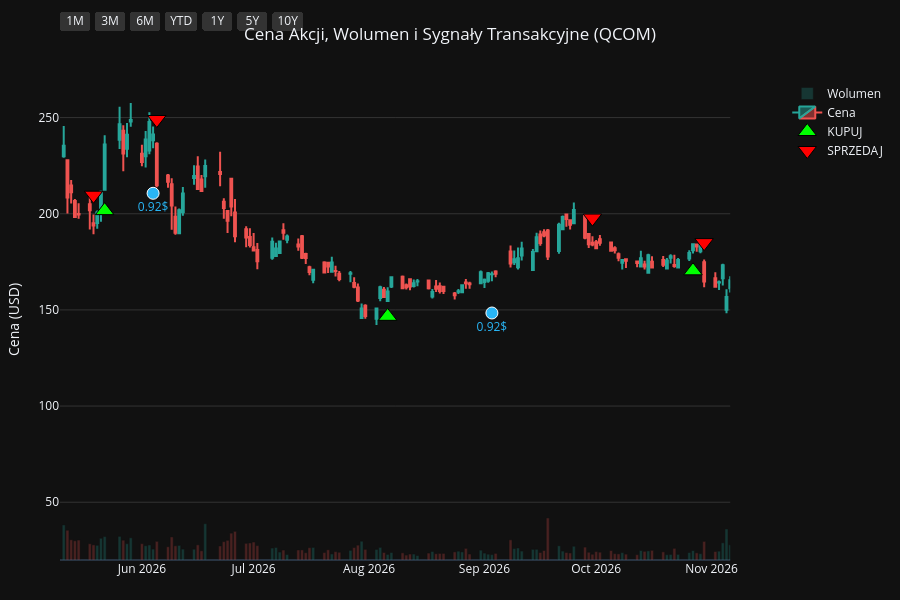
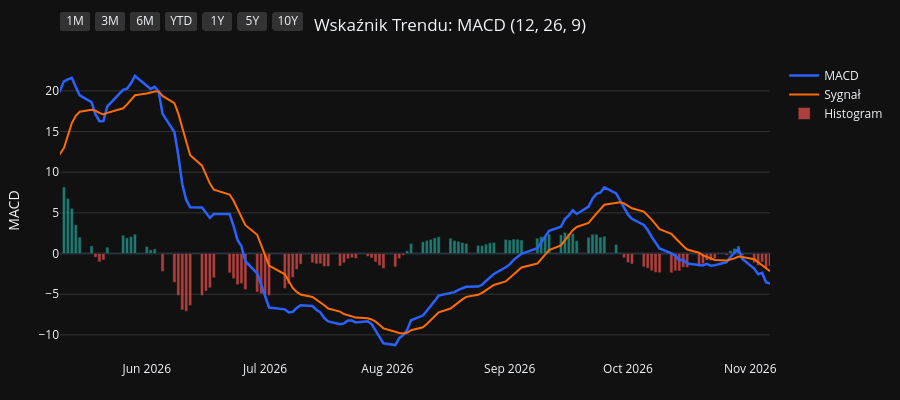
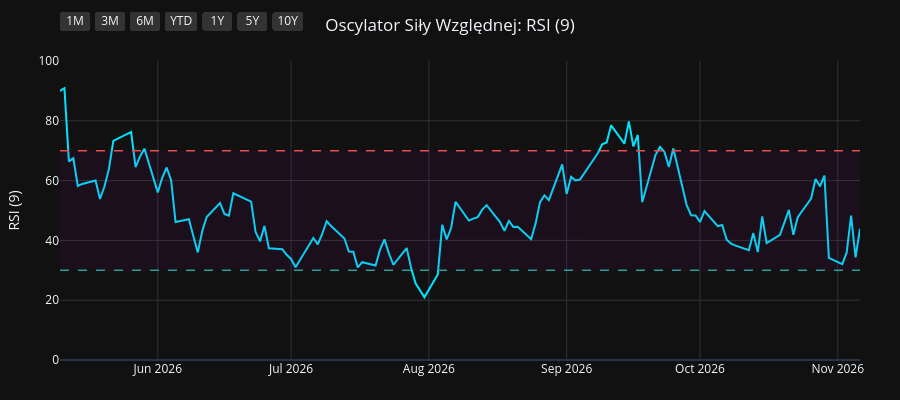
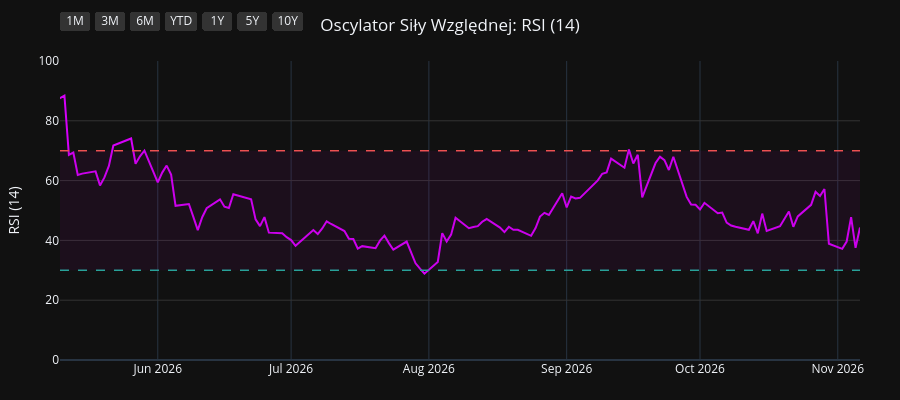

The notebook cell saved with these charts, in order:
### Code cell
import os
import yfinance as yf
import pandas as pd
import pandas_ta as ta
import plotly.graph_objects as go
from plotly.subplots import make_subplots

# 1. Pobranie i przygotowanie danych
symbol = os.environ.get("STOCK_TICKER", "").strip().upper()
if not symbol:
    raise RuntimeError("Set STOCK_TICKER before running price_extractor.ipynb")
df = yf.Ticker(symbol).history(period="10y")
df.index = df.index.tz_localize(None)

# Wskaźniki i sygnały
df.ta.macd(fast=12, slow=26, signal=9, append=True)
df.ta.rsi(length=9, append=True)
df.ta.rsi(length=14, append=True)
df.ta.rsi(length=21, append=True)
df.dropna(inplace=True)

macd = df['MACD_12_26_9']
signal = df['MACDs_12_26_9']
wczorajszy_macd = macd.shift(1)
wczorajszy_signal = signal.shift(1)

df['Decyzja'] = 'BRAK'
df.loc[(macd > signal) & (wczorajszy_macd <= wczorajszy_signal), 'Decyzja'] = 'KUPUJ'
df.loc[(macd < signal) & (wczorajszy_macd >= wczorajszy_signal), 'Decyzja'] = 'SPRZEDAJ'

df_kupuj = df[df['Decyzja'] == 'KUPUJ']
df_sprzedaj = df[df['Decyzja'] == 'SPRZEDAJ']
df_dywidendy = df[df['Dividends'] > 0]
df_splity = df[df['Stock Splits'] > 0]

# Wspólna konfiguracja osi X
konfiguracja_osi_x = dict(
    type="date",
    showspikes=True, spikemode="across", spikesnap="cursor", spikedash="dot", spikecolor="#ffffff", spikethickness=1, hoverformat="%Y-%m-%d",
    rangeselector=dict(
        buttons=list([
            dict(count=1, label="1M", step="month", stepmode="backward"),
            dict(count=3, label="3M", step="month", stepmode="backward"),
            dict(count=6, label="6M", step="month", stepmode="backward"),
            dict(count=1, label="YTD", step="year", stepmode="todate"),
            dict(count=1, label="1Y", step="year", stepmode="backward"),
            dict(count=5, label="5Y", step="year", stepmode="backward"),
            dict(step="all", label="10Y")
        ]),
        bgcolor="#333333", activecolor="#2962ff", x=0, y=1.1
    )
)

# ==========================================
# WYKRES 1: CENA + WOLUMEN + SYGNAŁY
# ==========================================
fig1 = make_subplots(specs=[[{"secondary_y": True}]])

kolory_wolumenu = ['#26a69a' if row['Close'] >= row['Open'] else '#ef5350' for index, row in df.iterrows()]
fig1.add_trace(go.Bar(x=df.index, y=df['Volume'], marker_color=kolory_wolumenu, opacity=0.25, name='Wolumen'), secondary_y=True)
fig1.add_trace(go.Candlestick(x=df.index, open=df['Open'], high=df['High'], low=df['Low'], close=df['Close'], name='Cena', increasing_line_color='#26a69a', decreasing_line_color='#ef5350'), secondary_y=False)
fig1.add_trace(go.Scatter(x=df_kupuj.index, y=df_kupuj['Low'] * 0.95, customdata=df_kupuj[['Low', 'High']], mode='markers', marker=dict(symbol='triangle-up', size=16, color='#00ff00', line=dict(width=1, color='black')), name='KUPUJ', hovertemplate='KUPUJ<br>Najniższa: %{customdata[0]:.2f}<br>Najwyższa: %{customdata[1]:.2f}<extra></extra>'), secondary_y=False)
fig1.add_trace(go.Scatter(x=df_sprzedaj.index, y=df_sprzedaj['High'] * 1.05, customdata=df_sprzedaj[['Low', 'High']], mode='markers', marker=dict(symbol='triangle-down', size=16, color='#ff0000', line=dict(width=1, color='black')), name='SPRZEDAJ', hovertemplate='SPRZEDAJ<br>Najniższa: %{customdata[0]:.2f}<br>Najwyższa: %{customdata[1]:.2f}<extra></extra>'), secondary_y=False)

if not df_dywidendy.empty:
    fig1.add_trace(go.Scatter(x=df_dywidendy.index, y=df_dywidendy['Low'] * 0.90, mode='markers+text', marker=dict(symbol='circle', size=12, color='#29b6f6', line=dict(width=1, color='white')), text=df_dywidendy['Dividends'].apply(lambda x: f"{x}$"), textposition="bottom center", name='Dywidenda', showlegend=False, hovertemplate='Dywidenda: %{text}<extra></extra>', textfont=dict(color="#29b6f6")), secondary_y=False)
if not df_splity.empty:
                    fig1.add_trace(go.Scatter(x=df_splity.index, y=df_splity['High'], mode='markers+text', marker=dict(symbol='star', size=16, color='#ffee58', line=dict(width=1, color='black')), text=df_splity['Stock Splits'].apply(lambda x: f"{x:g}:1" if x >= 1 else f"1:{1 / x:g}"), textposition="top center", name='Split', hovertemplate='%{text}<extra></extra>', textfont=dict(color="#ffee58")), secondary_y=False)

fig1.update_layout(title=dict(text=f"Cena Akcji, Wolumen i Sygnały Transakcyjne ({symbol})", x=0.5, xanchor='center'), dragmode='pan', xaxis_rangeslider_visible=False, template='plotly_dark', height=600, hovermode='x unified', margin=dict(l=60, r=40, t=60, b=40))
fig1.update_xaxes(**konfiguracja_osi_x)
fig1.update_xaxes(range=[df.index.max() - pd.Timedelta(days=180), df.index.max()])
fig1.update_yaxes(title_text="Cena (USD)", secondary_y=False, gridcolor='#333333')
fig1.update_yaxes(range=[0, df['Volume'].max() * 4], showgrid=False, showticklabels=False, secondary_y=True)
fig1.show(config={'scrollZoom': True})

# ==========================================
# WYKRES 2: WSKAŹNIK MACD
# ==========================================
fig2 = go.Figure()
fig2.add_trace(go.Scatter(x=df.index, y=df['MACD_12_26_9'], line=dict(color='#2962ff', width=2.5), name='MACD'))
fig2.add_trace(go.Scatter(x=df.index, y=df['MACDs_12_26_9'], line=dict(color='#ff6d00', width=2), name='Sygnał'))
kolory_macd = ['#26a69a' if val >= 0 else '#ef5350' for val in df['MACDh_12_26_9']]
fig2.add_trace(go.Bar(x=df.index, y=df['MACDh_12_26_9'], marker_color=kolory_macd, name='Histogram', opacity=0.7))
fig2.update_layout(title=dict(text="Wskaźnik Trendu: MACD (12, 26, 9)", x=0.5, xanchor='center'), dragmode='pan', xaxis_rangeslider_visible=False, template='plotly_dark', height=400, hovermode='x unified', margin=dict(l=60, r=40, t=60, b=40))
fig2.update_xaxes(**konfiguracja_osi_x)
fig2.update_xaxes(range=[df.index.max() - pd.Timedelta(days=180), df.index.max()])
fig2.update_yaxes(title_text="MACD", gridcolor='#333333')
fig2.show(config={'scrollZoom': True})

# ==========================================
# WYKRES 3: OSCYLATOR RSI (9)
# ==========================================
fig3 = go.Figure()
fig3.add_trace(go.Scatter(x=df.index, y=df['RSI_9'], line=dict(color='#00e5ff', width=2), name='RSI (9)'))
fig3.add_hline(y=70, line_dash="dash", line_color="#ef5350", line_width=1.5)
fig3.add_hline(y=30, line_dash="dash", line_color="#26a69a", line_width=1.5)
fig3.add_hrect(y0=30, y1=70, line_width=0, fillcolor="purple", opacity=0.1)
fig3.update_layout(title=dict(text="Oscylator Siły Względnej: RSI (9)", x=0.5, xanchor='center'), dragmode='pan', xaxis_rangeslider_visible=False, template='plotly_dark', height=400, hovermode='x unified', margin=dict(l=60, r=40, t=60, b=40))
fig3.update_xaxes(**konfiguracja_osi_x)
fig3.update_xaxes(range=[df.index.max() - pd.Timedelta(days=180), df.index.max()])
fig3.update_yaxes(title_text="RSI (9)", range=[0, 100], gridcolor='#333333')
fig3.show(config={'scrollZoom': True})

# ==========================================
# WYKRES 4: OSCYLATOR RSI (14)
# ==========================================
fig4 = go.Figure()
fig4.add_trace(go.Scatter(x=df.index, y=df['RSI_14'], line=dict(color='#d500f9', width=2), name='RSI (14)'))
fig4.add_hline(y=70, line_dash="dash", line_color="#ef5350", line_width=1.5)
fig4.add_hline(y=30, line_dash="dash", line_color="#26a69a", line_width=1.5)
fig4.add_hrect(y0=30, y1=70, line_width=0, fillcolor="purple", opacity=0.1)
fig4.update_layout(title=dict(text="Oscylator Siły Względnej: RSI (14)", x=0.5, xanchor='center'), dragmode='pan', xaxis_rangeslider_visible=False, template='plotly_dark', height=400, hovermode='x unified', margin=dict(l=60, r=40, t=60, b=40))
fig4.update_xaxes(**konfiguracja_osi_x)
fig4.update_xaxes(range=[df.index.max() - pd.Timedelta(days=180), df.index.max()])
fig4.update_yaxes(title_text="RSI (14)", range=[0, 100], gridcolor='#333333')
fig4.show(config={'scrollZoom': True})

# ==========================================
# WYKRES 5: OSCYLATOR RSI (21)
# ==========================================
fig5 = go.Figure()
fig5.add_trace(go.Scatter(x=df.index, y=df['RSI_21'], line=dict(color='#64dd17', width=2), name='RSI (21)'))
fig5.add_hline(y=70, line_dash="dash", line_color="#ef5350", line_width=1.5)
fig5.add_hline(y=30, line_dash="dash", line_color="#26a69a", line_width=1.5)
fig5.add_hrect(y0=30, y1=70, line_width=0, fillcolor="purple", opacity=0.1)
fig5.update_layout(title=dict(text="Oscylator Siły Względnej: RSI (21)", x=0.5, xanchor='center'), dragmode='pan', xaxis_rangeslider_visible=False, template='plotly_dark', height=400, hovermode='x unified', margin=dict(l=60, r=40, t=60, b=40))
fig5.update_xaxes(**konfiguracja_osi_x)
fig5.update_xaxes(range=[df.index.max() - pd.Timedelta(days=180), df.index.max()])
fig5.update_yaxes(title_text="RSI (21)", range=[0, 100], gridcolor='#333333')
fig5.show(config={'scrollZoom': True})

### Figure 1 — Plotly figure (JSON) as saved in the notebook; plotly's stock layout.template omitted (floating-point values rounded to 4 significant figures; data arrays with more than 128 entries replaced by an {"elided": "..."} marker saying what was removed)
{"data": [{"marker": {"color": {"elided": "2478 str values"}}, "name": "Wolumen", "opacity": 0.25, "type": "bar", "x": {"elided": "2478 str values"}, "xaxis": "x", "y": {"elided": "2478 int values"}, "yaxis": "y2"}, {"close": {"elided": "2478 float values"}, "decreasing": {"line": {"color": "#ef5350"}}, "high": {"elided": "2478 float values"}, "increasing": {"line": {"color": "#26a69a"}}, "low": {"elided": "2478 float values"}, "name": "Cena", "open": {"elided": "2478 float values"}, "type": "candlestick", "x": {"elided": "2478 str values"}, "xaxis": "x", "yaxis": "y"}, {"customdata": {"elided": "93x2 float values"}, "hovertemplate": "KUPUJ<br>Najniższa: %{customdata[0]:.2f}<br>Najwyższa: %{customdata[1]:.2f}<extra></extra>", "marker": {"color": "#00ff00", "line": {"color": "black", "width": 1}, "size": 16, "symbol": "triangle-up"}, "mode": "markers", "name": "KUPUJ", "type": "scatter", "x": ["2017-01-13T00:00:00", "2017-02-10T00:00:00", "2017-04-28T00:00:00", "2017-07-13T00:00:00", "2017-08-11T00:00:00", "2017-09-13T00:00:00", "2017-10-24T00:00:00", "2017-11-02T00:00:00", "2018-01-05T00:00:00", "2018-01-16T00:00:00", "2018-02-27T00:00:00", "2018-04-10T00:00:00", "2018-05-01T00:00:00", "2018-07-10T00:00:00", "2018-08-28T00:00:00", "2018-11-05T00:00:00", "2018-11-26T00:00:00", "2018-12-27T00:00:00", "2019-02-08T00:00:00", "2019-04-02T00:00:00", "2019-04-16T00:00:00", "2019-06-11T00:00:00", "2019-08-16T00:00:00", "2019-10-15T00:00:00", "2019-12-12T00:00:00", "2020-01-10T00:00:00", "2020-02-12T00:00:00", "2020-02-19T00:00:00", "2020-03-26T00:00:00", "2020-06-02T00:00:00", "2020-07-08T00:00:00", "2020-07-30T00:00:00", "2020-09-01T00:00:00", "2020-09-30T00:00:00", "2020-11-05T00:00:00", "2020-12-04T00:00:00", "2021-01-07T00:00:00", "2021-03-15T00:00:00", "2021-04-26T00:00:00", "2021-05-24T00:00:00", "2021-07-23T00:00:00", "2021-07-29T00:00:00", "2021-09-01T00:00:00", "2021-10-14T00:00:00", "2022-02-02T00:00:00", "2022-02-28T00:00:00", "2022-03-02T00:00:00", "2022-03-21T00:00:00", "2022-04-20T00:00:00", "2022-04-25T00:00:00", "2022-04-27T00:00:00", "2022-05-17T00:00:00", "2022-05-26T00:00:00", "2022-06-29T00:00:00", "2022-10-04T00:00:00", "2022-10-19T00:00:00", "2022-11-10T00:00:00", "2023-01-06T00:00:00", "2023-03-20T00:00:00", "2023-05-19T00:00:00", "2023-07-13T00:00:00", "2023-08-29T00:00:00", "2023-09-12T00:00:00", "2023-09-28T00:00:00", "2023-11-01T00:00:00", "2023-12-11T00:00:00", "2024-01-19T00:00:00", "2024-02-12T00:00:00", "2024-05-02T00:00:00", "2024-06-05T00:00:00", "2024-06-17T00:00:00", "2024-08-13T00:00:00", "2024-09-11T00:00:00", "2024-10-29T00:00:00", "2024-11-07T00:00:00", "2024-12-02T00:00:00", "2024-12-24T00:00:00", "2025-01-03T00:00:00", "2025-03-18T00:00:00", "2025-04-21T00:00:00", "2025-06-09T00:00:00", "2025-06-26T00:00:00", "2025-07-28T00:00:00", "2025-08-13T00:00:00", "2025-10-22T00:00:00", "2025-12-03T00:00:00", "2026-01-06T00:00:00", "2026-02-17T00:00:00", "2026-03-20T00:00:00", "2026-03-24T00:00:00", "2026-05-22T00:00:00", "2026-08-06T00:00:00", "2026-10-27T00:00:00"], "xaxis": "x", "y": [48.36, 38.69, 37.66, 41.85, 38.96, 38.21, 40.23, 40.38, 49.76, 50.16, 50.58, 41.54, 38.34, 44.86, 52.58, 48.95, 43.11, 43.25, 39.41, 46.06, 45.77, 56.65, 57.83, 61.99, 70.73, 73.59, 74.76, 72.6, 52.21, 65.96, 76.81, 83.76, 99.41, 97.78, 118.6, 126.0, 127.9, 109.0, 114.0, 110.8, 120.5, 124.2, 124.6, 107.4, 154.2, 143.9, 141.2, 131.3, 120.3, 112.4, 112.2, 117.4, 111.5, 109.6, 104.5, 96.16, 99.44, 96.16, 105.3, 92.77, 106.1, 97.84, 97.63, 97.34, 96.91, 120.3, 131.7, 134.8, 158.1, 186.0, 193.2, 147.8, 144.9, 155.9, 156.2, 144.1, 144.1, 141.3, 143.4, 122.7, 139.9, 144.3, 147.3, 142.2, 154.5, 158.5, 165.2, 131.0, 122.2, 119.8, 201.6, 146.7, 170.3], "yaxis": "y"}, {"customdata": {"elided": "93x2 float values"}, "hovertemplate": "SPRZEDAJ<br>Najniższa: %{customdata[0]:.2f}<br>Najwyższa: %{customdata[1]:.2f}<extra></extra>", "marker": {"color": "#ff0000", "line": {"color": "black", "width": 1}, "size": 16, "symbol": "triangle-down"}, "mode": "markers", "name": "SPRZEDAJ", "type": "scatter", "x": ["2017-01-17T00:00:00", "2017-03-22T00:00:00", "2017-06-08T00:00:00", "2017-07-20T00:00:00", "2017-09-06T00:00:00", "2017-10-18T00:00:00", "2017-10-31T00:00:00", "2017-11-29T00:00:00", "2018-01-09T00:00:00", "2018-01-30T00:00:00", "2018-03-06T00:00:00", "2018-04-23T00:00:00", "2018-06-13T00:00:00", "2018-08-16T00:00:00", "2018-09-24T00:00:00", "2018-11-08T00:00:00", "2018-12-24T00:00:00", "2019-01-17T00:00:00", "2019-03-29T00:00:00", "2019-04-03T00:00:00", "2019-05-08T00:00:00", "2019-07-12T00:00:00", "2019-09-20T00:00:00", "2019-11-20T00:00:00", "2019-12-31T00:00:00", "2020-01-24T00:00:00", "2020-02-18T00:00:00", "2020-02-20T00:00:00", "2020-05-15T00:00:00", "2020-06-23T00:00:00", "2020-07-10T00:00:00", "2020-08-19T00:00:00", "2020-09-03T00:00:00", "2020-10-26T00:00:00", "2020-11-23T00:00:00", "2020-12-11T00:00:00", "2021-01-27T00:00:00", "2021-04-20T00:00:00", "2021-05-04T00:00:00", "2021-07-16T00:00:00", "2021-07-27T00:00:00", "2021-08-09T00:00:00", "2021-09-07T00:00:00", "2021-11-30T00:00:00", "2022-02-11T00:00:00", "2022-03-01T00:00:00", "2022-03-03T00:00:00", "2022-04-05T00:00:00", "2022-04-22T00:00:00", "2022-04-26T00:00:00", "2022-05-11T00:00:00", "2022-05-18T00:00:00", "2022-06-13T00:00:00", "2022-08-01T00:00:00", "2022-10-11T00:00:00", "2022-11-03T00:00:00", "2022-12-07T00:00:00", "2023-02-09T00:00:00", "2023-04-12T00:00:00", "2023-06-22T00:00:00", "2023-08-03T00:00:00", "2023-09-08T00:00:00", "2023-09-21T00:00:00", "2023-10-23T00:00:00", "2023-11-28T00:00:00", "2023-12-29T00:00:00", "2024-01-30T00:00:00", "2024-03-18T00:00:00", "2024-06-04T00:00:00", "2024-06-06T00:00:00", "2024-06-21T00:00:00", "2024-09-06T00:00:00", "2024-10-23T00:00:00", "2024-10-30T00:00:00", "2024-11-12T00:00:00", "2024-12-18T00:00:00", "2025-01-02T00:00:00", "2025-02-07T00:00:00", "2025-04-01T00:00:00", "2025-05-27T00:00:00", "2025-06-20T00:00:00", "2025-07-09T00:00:00", "2025-07-31T00:00:00", "2025-09-30T00:00:00", "2025-11-07T00:00:00", "2025-12-19T00:00:00", "2026-01-12T00:00:00", "2026-03-12T00:00:00", "2026-03-23T00:00:00", "2026-05-19T00:00:00", "2026-06-05T00:00:00", "2026-09-30T00:00:00", "2026-10-30T00:00:00"], "xaxis": "x", "y": [54.1, 46.59, 47.89, 45.65, 42.27, 43.85, 43.7, 57.26, 55.3, 57.02, 53.82, 43.87, 51.54, 56.56, 63.77, 51.94, 47.91, 48.18, 50.83, 51.47, 75.69, 66.81, 70.68, 79.36, 80.35, 84.4, 80.55, 83.16, 70.89, 83.3, 85.98, 104.3, 112.5, 118.9, 135.9, 139.5, 149.2, 125.7, 126.8, 133.6, 134.1, 138.5, 136.3, 175.9, 165.9, 162.5, 162.2, 144.3, 130.4, 129.4, 131.3, 130.3, 125.4, 142.6, 108.0, 102.2, 116.2, 130.6, 121.0, 114.2, 116.5, 105.5, 108.0, 109.0, 125.4, 144.4, 147.6, 170.9, 206.4, 212.4, 215.6, 164.2, 173.7, 172.8, 168.3, 163.0, 159.3, 173.2, 155.9, 151.8, 158.7, 165.2, 160.4, 171.6, 179.2, 183.2, 181.8, 140.3, 139.4, 209.7, 249.0, 197.8, 185.0], "yaxis": "y"}, {"hovertemplate": "Dywidenda: %{text}<extra></extra>", "marker": {"color": "#29b6f6", "line": {"color": "white", "width": 1}, "size": 12, "symbol": "circle"}, "mode": "markers+text", "name": "Dywidenda", "showlegend": false, "text": ["0.53$", "0.57$", "0.57$", "0.57$", "0.57$", "0.62$", "0.62$", "0.62$", "0.62$", "0.62$", "0.62$", "0.62$", "0.62$", "0.65$", "0.65$", "0.65$", "0.65$", "0.68$", "0.68$", "0.68$", "0.68$", "0.75$", "0.75$", "0.75$", "0.75$", "0.8$", "0.8$", "0.8$", "0.8$", "0.85$", "0.85$", "0.85$", "0.85$", "0.89$", "0.89$", "0.89$", "0.89$", "0.92$", "0.92$"], "textfont": {"color": "#29b6f6"}, "textposition": "bottom center", "type": "scatter", "x": ["2017-02-27T00:00:00", "2017-05-26T00:00:00", "2017-08-28T00:00:00", "2017-11-28T00:00:00", "2018-02-27T00:00:00", "2018-05-29T00:00:00", "2018-09-04T00:00:00", "2018-12-06T00:00:00", "2019-03-06T00:00:00", "2019-06-05T00:00:00", "2019-09-11T00:00:00", "2019-12-04T00:00:00", "2020-03-04T00:00:00", "2020-06-03T00:00:00", "2020-09-02T00:00:00", "2020-12-02T00:00:00", "2021-03-03T00:00:00", "2021-06-02T00:00:00", "2021-09-01T00:00:00", "2021-12-01T00:00:00", "2022-03-02T00:00:00", "2022-06-01T00:00:00", "2022-08-31T00:00:00", "2022-11-30T00:00:00", "2023-03-01T00:00:00", "2023-05-31T00:00:00", "2023-08-30T00:00:00", "2023-11-29T00:00:00", "2024-02-28T00:00:00", "2024-05-30T00:00:00", "2024-09-05T00:00:00", "2024-12-05T00:00:00", "2025-03-06T00:00:00", "2025-06-05T00:00:00", "2025-09-04T00:00:00", "2025-12-04T00:00:00", "2026-03-05T00:00:00", "2026-06-04T00:00:00", "2026-09-03T00:00:00"], "xaxis": "x", "y": [39.36, 40.49, 36.72, 48.38, 47.91, 42.32, 50.85, 41.66, 40.67, 50.28, 60.14, 62.41, 61.03, 65.89, 96.5, 119.0, 105.2, 106.4, 118.0, 142.1, 133.7, 113.0, 108.0, 97.74, 102.4, 93.6, 94.32, 108.5, 132.4, 174.8, 139.6, 138.6, 134.3, 128.9, 136.2, 153.5, 121.1, 210.6, 148.4], "yaxis": "y"}], "layout": {"dragmode": "pan", "height": 600, "hovermode": "x unified", "margin": {"b": 40, "l": 60, "r": 40, "t": 60}, "title": {"text": "Cena Akcji, Wolumen i Sygnały Transakcyjne (QCOM)", "x": 0.5, "xanchor": "center"}, "xaxis": {"anchor": "y", "domain": [0.0, 0.94], "hoverformat": "%Y-%m-%d", "range": ["2026-05-10T00:00:00", "2026-11-06T00:00:00"], "rangeselector": {"activecolor": "#2962ff", "bgcolor": "#333333", "buttons": [{"count": 1, "label": "1M", "step": "month", "stepmode": "backward"}, {"count": 3, "label": "3M", "step": "month", "stepmode": "backward"}, {"count": 6, "label": "6M", "step": "month", "stepmode": "backward"}, {"count": 1, "label": "YTD", "step": "year", "stepmode": "todate"}, {"count": 1, "label": "1Y", "step": "year", "stepmode": "backward"}, {"count": 5, "label": "5Y", "step": "year", "stepmode": "backward"}, {"label": "10Y", "step": "all"}], "x": 0, "y": 1.1}, "rangeslider": {"visible": false}, "showspikes": true, "spikecolor": "#ffffff", "spikedash": "dot", "spikemode": "across", "spikesnap": "cursor", "spikethickness": 1, "type": "date"}, "yaxis": {"anchor": "x", "domain": [0.0, 1.0], "gridcolor": "#333333", "title": {"text": "Cena (USD)"}}, "yaxis2": {"anchor": "x", "overlaying": "y", "range": [0, 624077200], "showgrid": false, "showticklabels": false, "side": "right"}}}

### Figure 2 — Plotly figure (JSON) as saved in the notebook; plotly's stock layout.template omitted (floating-point values rounded to 4 significant figures; data arrays with more than 128 entries replaced by an {"elided": "..."} marker saying what was removed)
{"data": [{"line": {"color": "#2962ff", "width": 2.5}, "name": "MACD", "type": "scatter", "x": {"elided": "2478 str values"}, "y": {"elided": "2478 float values"}}, {"line": {"color": "#ff6d00", "width": 2}, "name": "Sygnał", "type": "scatter", "x": {"elided": "2478 str values"}, "y": {"elided": "2478 float values"}}, {"marker": {"color": {"elided": "2478 str values"}}, "name": "Histogram", "opacity": 0.7, "type": "bar", "x": {"elided": "2478 str values"}, "y": {"elided": "2478 float values"}}], "layout": {"dragmode": "pan", "height": 400, "hovermode": "x unified", "margin": {"b": 40, "l": 60, "r": 40, "t": 60}, "title": {"text": "Wskaźnik Trendu: MACD (12, 26, 9)", "x": 0.5, "xanchor": "center"}, "xaxis": {"hoverformat": "%Y-%m-%d", "range": ["2026-05-10T00:00:00", "2026-11-06T00:00:00"], "rangeselector": {"activecolor": "#2962ff", "bgcolor": "#333333", "buttons": [{"count": 1, "label": "1M", "step": "month", "stepmode": "backward"}, {"count": 3, "label": "3M", "step": "month", "stepmode": "backward"}, {"count": 6, "label": "6M", "step": "month", "stepmode": "backward"}, {"count": 1, "label": "YTD", "step": "year", "stepmode": "todate"}, {"count": 1, "label": "1Y", "step": "year", "stepmode": "backward"}, {"count": 5, "label": "5Y", "step": "year", "stepmode": "backward"}, {"label": "10Y", "step": "all"}], "x": 0, "y": 1.1}, "rangeslider": {"visible": false}, "showspikes": true, "spikecolor": "#ffffff", "spikedash": "dot", "spikemode": "across", "spikesnap": "cursor", "spikethickness": 1, "type": "date"}, "yaxis": {"gridcolor": "#333333", "title": {"text": "MACD"}}}}

### Figure 3 — Plotly figure (JSON) as saved in the notebook; plotly's stock layout.template omitted (floating-point values rounded to 4 significant figures; data arrays with more than 128 entries replaced by an {"elided": "..."} marker saying what was removed)
{"data": [{"line": {"color": "#00e5ff", "width": 2}, "name": "RSI (9)", "type": "scatter", "x": {"elided": "2478 str values"}, "y": {"elided": "2478 float values"}}], "layout": {"dragmode": "pan", "height": 400, "hovermode": "x unified", "margin": {"b": 40, "l": 60, "r": 40, "t": 60}, "shapes": [{"line": {"color": "#ef5350", "dash": "dash", "width": 1.5}, "type": "line", "x0": 0, "x1": 1, "xref": "x domain", "y0": 70, "y1": 70, "yref": "y"}, {"line": {"color": "#26a69a", "dash": "dash", "width": 1.5}, "type": "line", "x0": 0, "x1": 1, "xref": "x domain", "y0": 30, "y1": 30, "yref": "y"}, {"fillcolor": "purple", "line": {"width": 0}, "opacity": 0.1, "type": "rect", "x0": 0, "x1": 1, "xref": "x domain", "y0": 30, "y1": 70, "yref": "y"}], "title": {"text": "Oscylator Siły Względnej: RSI (9)", "x": 0.5, "xanchor": "center"}, "xaxis": {"hoverformat": "%Y-%m-%d", "range": ["2026-05-10T00:00:00", "2026-11-06T00:00:00"], "rangeselector": {"activecolor": "#2962ff", "bgcolor": "#333333", "buttons": [{"count": 1, "label": "1M", "step": "month", "stepmode": "backward"}, {"count": 3, "label": "3M", "step": "month", "stepmode": "backward"}, {"count": 6, "label": "6M", "step": "month", "stepmode": "backward"}, {"count": 1, "label": "YTD", "step": "year", "stepmode": "todate"}, {"count": 1, "label": "1Y", "step": "year", "stepmode": "backward"}, {"count": 5, "label": "5Y", "step": "year", "stepmode": "backward"}, {"label": "10Y", "step": "all"}], "x": 0, "y": 1.1}, "rangeslider": {"visible": false}, "showspikes": true, "spikecolor": "#ffffff", "spikedash": "dot", "spikemode": "across", "spikesnap": "cursor", "spikethickness": 1, "type": "date"}, "yaxis": {"gridcolor": "#333333", "range": [0, 100], "title": {"text": "RSI (9)"}}}}

### Figure 4 — Plotly figure (JSON) as saved in the notebook; plotly's stock layout.template omitted (floating-point values rounded to 4 significant figures; data arrays with more than 128 entries replaced by an {"elided": "..."} marker saying what was removed)
{"data": [{"line": {"color": "#d500f9", "width": 2}, "name": "RSI (14)", "type": "scatter", "x": {"elided": "2478 str values"}, "y": {"elided": "2478 float values"}}], "layout": {"dragmode": "pan", "height": 400, "hovermode": "x unified", "margin": {"b": 40, "l": 60, "r": 40, "t": 60}, "shapes": [{"line": {"color": "#ef5350", "dash": "dash", "width": 1.5}, "type": "line", "x0": 0, "x1": 1, "xref": "x domain", "y0": 70, "y1": 70, "yref": "y"}, {"line": {"color": "#26a69a", "dash": "dash", "width": 1.5}, "type": "line", "x0": 0, "x1": 1, "xref": "x domain", "y0": 30, "y1": 30, "yref": "y"}, {"fillcolor": "purple", "line": {"width": 0}, "opacity": 0.1, "type": "rect", "x0": 0, "x1": 1, "xref": "x domain", "y0": 30, "y1": 70, "yref": "y"}], "title": {"text": "Oscylator Siły Względnej: RSI (14)", "x": 0.5, "xanchor": "center"}, "xaxis": {"hoverformat": "%Y-%m-%d", "range": ["2026-05-10T00:00:00", "2026-11-06T00:00:00"], "rangeselector": {"activecolor": "#2962ff", "bgcolor": "#333333", "buttons": [{"count": 1, "label": "1M", "step": "month", "stepmode": "backward"}, {"count": 3, "label": "3M", "step": "month", "stepmode": "backward"}, {"count": 6, "label": "6M", "step": "month", "stepmode": "backward"}, {"count": 1, "label": "YTD", "step": "year", "stepmode": "todate"}, {"count": 1, "label": "1Y", "step": "year", "stepmode": "backward"}, {"count": 5, "label": "5Y", "step": "year", "stepmode": "backward"}, {"label": "10Y", "step": "all"}], "x": 0, "y": 1.1}, "rangeslider": {"visible": false}, "showspikes": true, "spikecolor": "#ffffff", "spikedash": "dot", "spikemode": "across", "spikesnap": "cursor", "spikethickness": 1, "type": "date"}, "yaxis": {"gridcolor": "#333333", "range": [0, 100], "title": {"text": "RSI (14)"}}}}
